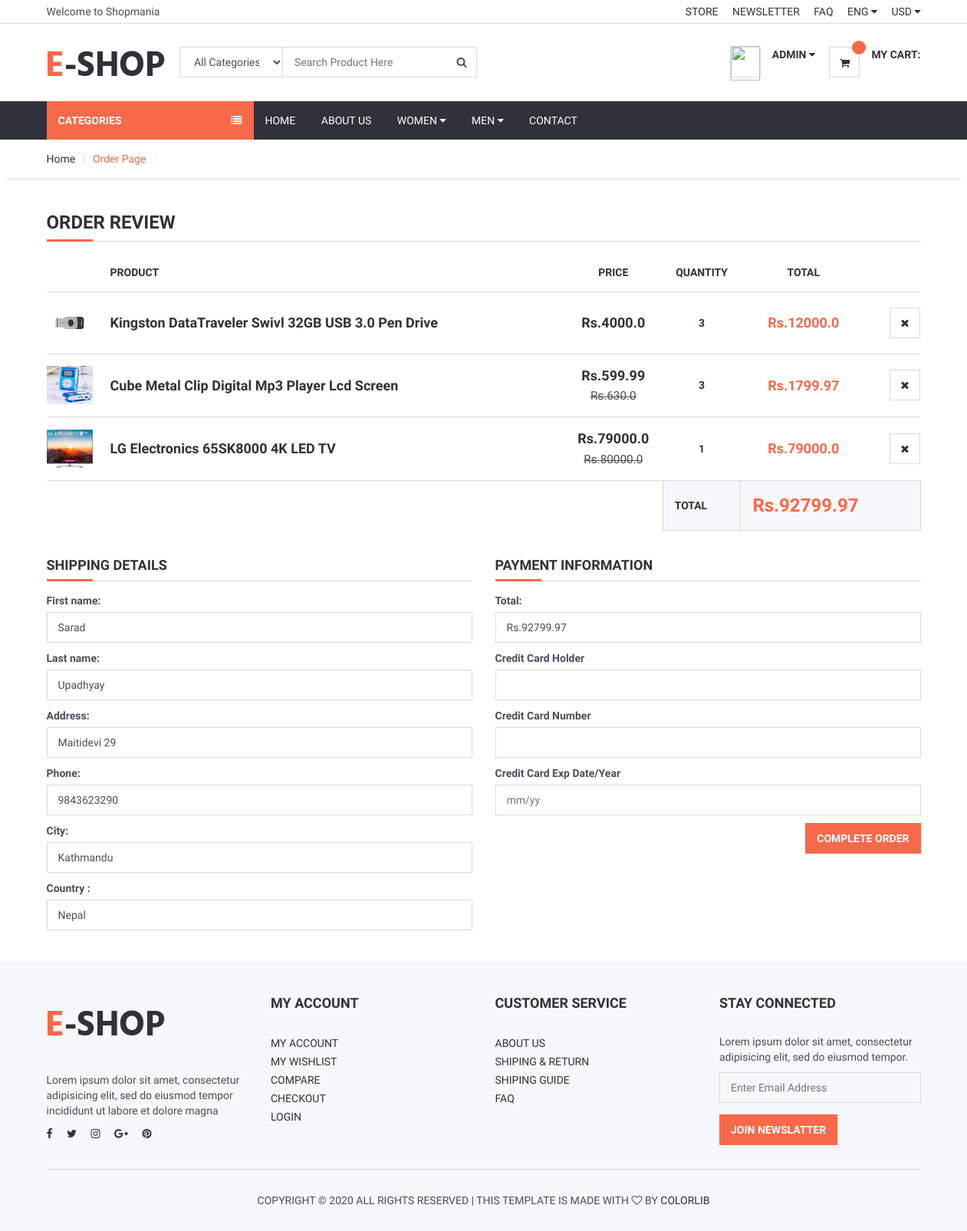
The page /product/order_product/ (signed in) on the database as committed earlier.
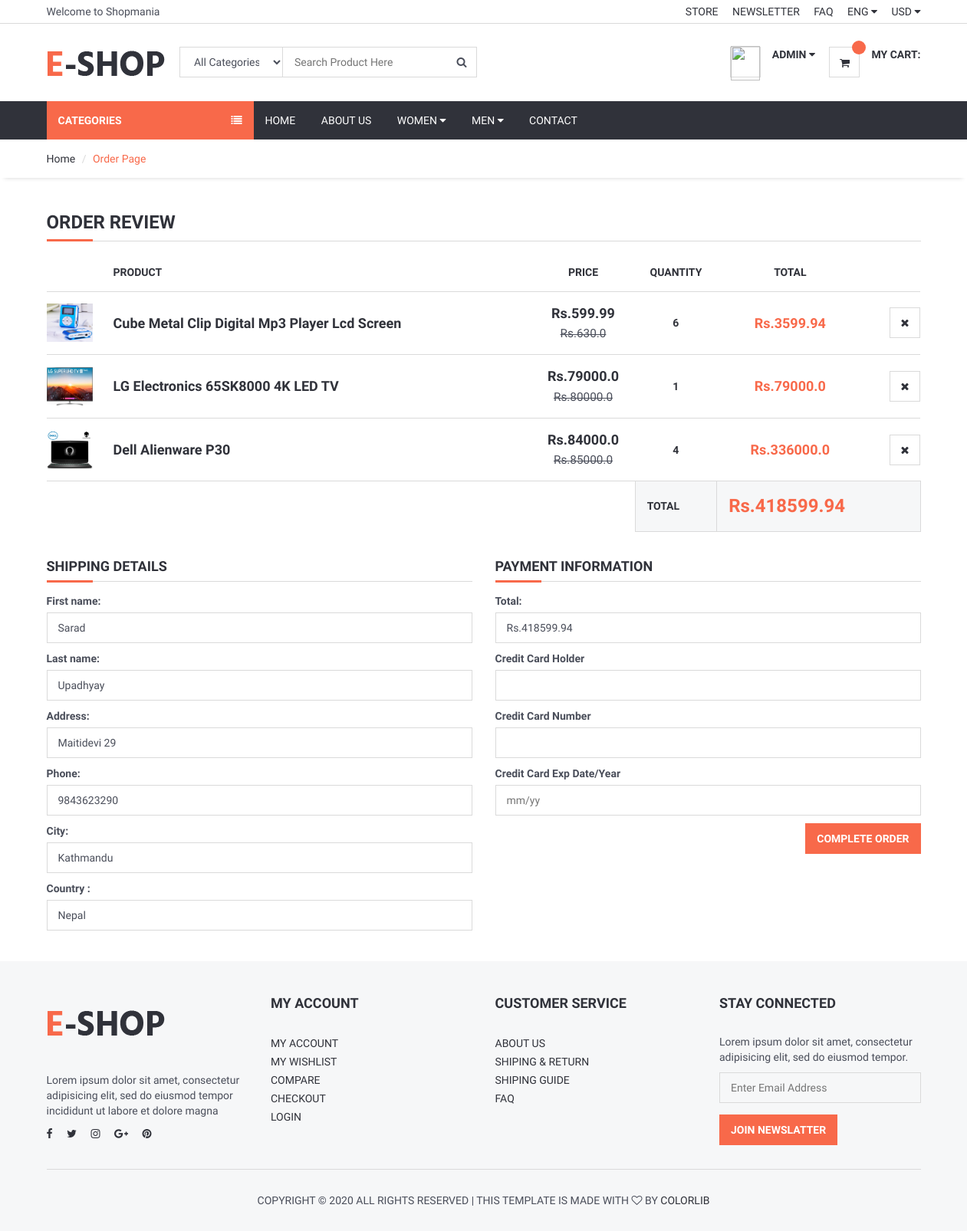
The same page on the database as committed later.
### djproduct/models.py (models this page shows, shortened)
class Cart(models.Model):
    user = models.ForeignKey(User,on_delete=models.SET_NULL,null=True)
    product = models.ForeignKey(Product, on_delete=models.SET_NULL,null=True)
    quantity = models.IntegerField()
    @property
    def price(self):
        return self.product.price
    @property
    def discounted_price(self):
        return self.product.discounted_price
    @property
    def total_price(self):
        if self.product.discounted_price:
            return self.quantity * self.product.discounted_price
        else:
            return self.quantity * self.product.price

class Product(models.Model):
    STATUS = (('True', 'True'),('False', 'False'))
    LABEL = (('Hot', 'Hot'), ('Sale', 'Sale'), ('New', 'New'))
    STOCK = (('In Stock', 'In Stock'), ('Out of Stock', 'Out of Stock'))
    category = models.ForeignKey(Category,on_delete=models.CASCADE)
    title = models.CharField(max_length=100)
    keywords = models.CharField(max_length=300)
    description = models.TextField(max_length=300)
    image=models.ImageField(upload_to='images/', blank=True)
    brand = models.CharField(max_length=200,blank=True)
    price = models.FloatField()
    items_in_stock = models.IntegerField(default=0)
    discounted_price = models.FloatField(blank=True)
    details= RichTextUploadingField()
    slug = models.SlugField(unique=True,null=False)
    status=models.CharField(max_length=100,choices=STATUS)
    label = models.CharField(max_length=100,choices=LABEL,blank=True)
    stock = models.CharField(max_length=100,choices=STOCK,blank=True)
    create_at=models.DateTimeField(auto_now_add=True)
    update_at=models.DateTimeField(auto_now=True)
    def image_tag(self):
        if self.image.url is not None:
            return mark_safe(f'<img src="{self.image.url}" height="55"/>')
        else:
            return ""
    image_tag.short_description = 'Image' # title for images in admin products section

### djproduct/views.py (the view, shortened to what this page needs)
# urls.py: path('order_product/',order_product, name='order_product'),
def order_product(request):
    category = Category.objects.all() # category section is present in all pages so we include here too
    current_user = request.user # Access current user's session information
    carts = Cart.objects.filter(user_id=current_user.id)
    total = 0
    for tot in carts:
        if tot.discounted_price:
            total += tot.product.discounted_price * tot.quantity
        else:
            total += tot.product.price * tot.quantity
    form= OrderForm()
    profile = UserProfileInfo.objects.get(user_id=current_user.id)
    context_var = {'carts': carts, 'category': category,  'total': total, 'form': form, 'profile': profile }
    return render(request, 'order_products.html', context_var)

### djproduct/models.py
class OrderForm(ModelForm):
    class Meta:
        model = Order
        fields = ['first_name','last_name','address','phone','city','country']

### djproduct/templates/order_products.html (shortened to what the changed rows need)
{% extends 'base.html' %}
{% load static %}
{% block content %}
<div class="section">
    <div class="container">
        <div class="row">
            <div class="col-md-12">
                <div class="order-summary clearfix">
                    <table class="shopping-cart-table table">
                        <thead>
                            <tr>
                                <th></th>
                                <th>Product</th>
                                <th class="text-center">Price</th>
                                <th class="text-center">Quantity</th>
                                <th class="text-center">Total</th>
                                <th class="text-right"></th>
                            </tr>
                        </thead>
                        <tbody>
                            {% for cart in carts %}
                            <tr>
                                <td class="thumb">
                                    <a href="/product/{{cart.product.id}}/{{cart.product.slug}}"> <img
                                            src="{{cart.product.image.url}}" alt="No image" height="50" width="60"> </a>
                                </td>
                                <td class="details">
                                    <a
                                        href="/product/{{ cart.product.id }}/{{ cart.product.slug }}">{{cart.product.title}}</a>
                                </td>
                                {% if cart.discounted_price > 0 %}
                                <td class="price text-center"><strong>Rs.{{cart.discounted_price}}</strong><br><del
                                        class="font-weak"><small>Rs.{{cart.price}}</small></del></td>
                                {% else %}
                                <td class="price text-center"><strong>Rs.{{cart.price}}</strong></td>
                                {% endif %}
                                <td class="qty text-center"><strong>{{cart.quantity}}</strong></td>
                                <td class="total text-center"><strong
                                        class="primary-color">Rs.{{cart.total_price}}</strong></td>
                                <td class="text-right"><a href="/product/delete_from_cart/{{ cart.id }}"
                                        onclick="return confirm('Are you sure you want to remove this item from cart?')"
                                        class="main-btn icon-btn"><i class="fa fa-close"></i></a></td>
                            </tr>
                            {% endfor %}
                        </tbody>
                        <tfoot>
                            <tr>
                                <th class="empty" colspan="3"></th>
                                <th>TOTAL</th>
                                <th colspan="2" class="total">Rs.{{total}}</th>
                            </tr>
                        </tfoot>
                    </table>
                </div>
            </div>
            <form action="" method="POST">
                <div class="col-md-6">
                    <div class="shiping-methods">
                        <p><label for="id_first_name">Total: </label>
                            <input type="text" name="total" class="input" readonly value="Rs.{{total}}">
                        </p>
                    </div>
                </div>
            </form>
        </div>
    </div>
</div>
{% endblock %}

Rows that differ between the two databases and show on the page:
removed Cart: product.image (picture), product "Kingston DataTraveler Swivl 32GB USB 3.0 Pen Drive", price "4000.0", quantity "3", total_price "12000.0"
changed Cart "Cube Metal Clip Digital Mp3 Player Lcd Screen": quantity "3" → "6"; total_price "1799.97" → "3599.94"
added Cart: product.image (picture), product "Dell Alienware P30", discounted_price "84000.0", price "85000.0", quantity "4", total_price "336000.0"
Other text that changed with them:
{{ total }}: "92799.97" → "418599.94"
form field total: "Rs.92799.97" → "Rs.418599.94"
